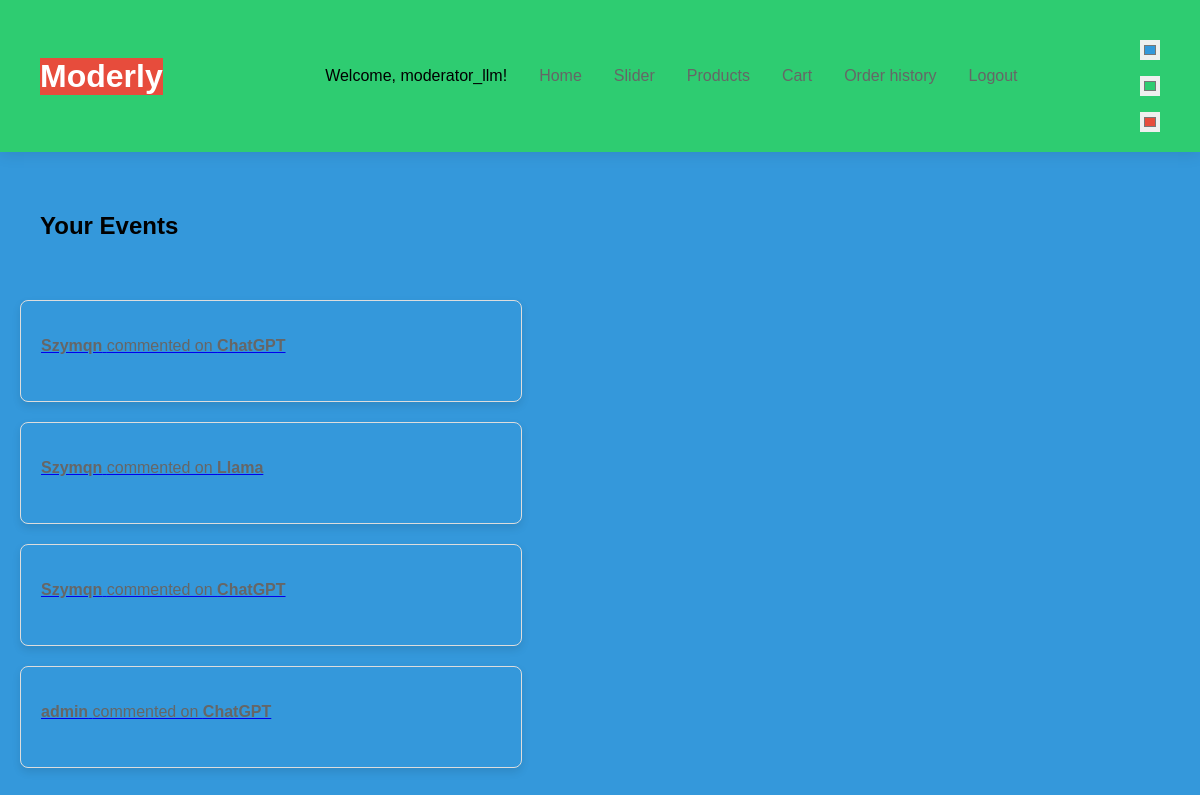
The page / (signed in) on the database its author committed.
### users/models.py (models this page shows, shortened)
class CustomUser(AbstractUser):
    is_moderator = models.BooleanField(default=False)
    is_admin = models.BooleanField(default=False)
    category = models.CharField(max_length=255, blank=True)
    ranking = models.PositiveIntegerField(default=0)
    street_address = models.CharField(max_length=255, blank=True)
    city = models.CharField(max_length=100, blank=True)
    state = models.CharField(max_length=100, blank=True)
    postal_code = models.CharField(max_length=20, blank=True)
    country = models.CharField(max_length=100, blank=True)

### products/models.py (models this page shows, shortened)
class Comment(models.Model):
    user = models.ForeignKey(CustomUser, on_delete=models.CASCADE, related_name='comments')
    product = models.ForeignKey(Product, on_delete=models.CASCADE, related_name='comments')
    content = models.TextField()
    reply = models.TextField(null=True, blank=True)
    created_at = models.DateTimeField(auto_now_add=True)
    approved = models.BooleanField(default=False)

class Product(models.Model):
    name = models.CharField(max_length=255)
    price = models.DecimalField(max_digits=10, decimal_places=2)
    description = models.TextField()
    photo = models.ImageField(upload_to='products/')
    category = models.ForeignKey(Category, on_delete=models.CASCADE, related_name='products')
    created_by = models.ForeignKey(CustomUser, on_delete=models.CASCADE, related_name='products')
    reported_by = models.ManyToManyField(CustomUser, related_name='reported_products', blank=True)
    approved = models.BooleanField(default=False)

### base/views.py (the view)
# urls.py: 2. Add a URL to urlpatterns:  path('', views.home.html, name='home.html')
def home(request):
    user_events = Comment.objects.all()
    return render(request, 'base/home.html', {
        'current_user': request.user if request.user.is_authenticated else None,
        'user_events': user_events,
    })

### base/context_processors.py (called while the page is built)
def current_user(request):
    return {
        'current_user': request.user if request.user.is_authenticated else None
    }

### templates/base/home.html (shortened to what this page needs)
<!DOCTYPE html>
<html lang="en">
<head>
</head>
<body>
    {% include 'header.html' %}
    {% if user_events and current_user %}
        <div class="container my-5">
            <h2 class="text-center">Your Events</h2>
            <div class="row">
                {% for event in user_events %}
                <div class="col-md-6 col-lg-4 mb-4">
                <a href="{% url 'product_detail' event.product.id %}">
                    <div class="card">
                        <div class="card-body">
                            <p class="card-text"><strong>{{ event.user.username }}</strong> commented on <strong>{{ event.product.name }}</strong></p>
                        </div>
                    </div>
                    </a>
                </div>
                {% endfor %}
            </div>
        </div>
    {% endif %}
</body>
</html>

### templates/header.html (shortened to what this page needs)
{% load static %}
<link rel="stylesheet" type="text/css" href="{% static 'styles.css' %}">
<header class="header">
<h1 class="site-title">Moderly</h1>
<nav class="navbar">
  <ul class="nav-list">
    {% if current_user %}
      <li>Welcome, <span>{{ current_user.username }}</span>!</li>
    {% endif %}
    <li><a href="{% url 'home' %}">Home</a></li>
    <li><a href="{% url 'slider' %}">Slider</a></li>
    <li><a href="{% url 'product_list' %}">Products</a></li>
    {% if current_user %}
        <li><a href="{% url 'view_cart' %}">Cart</a></li>
        <li><a href="{% url 'order_history' %}">Order history</a></li>
        <li><a href="{% url 'logout' %}">Logout</a></li>
    {% else %}
        <li><a href="{% url 'login' %}">Login</a></li>
    {% endif %}
  </ul>
</nav>
<div class="color-picker">
<input type="color" id="primary-color" name="primary-color" value="#3498db">
<input type="color" id="secondary-color" name="secondary-color" value="#2ecc71">
<input type="color" id="tertiary-color" name="tertiary-color" value="#e74c3c">
</div>
</header>

### static/styles.css (style rules this page uses)
:root { --primary-color: #3498db; --secondary-color: #2ecc71; --tertiary-color: #e74c3c; --text-color: #ffffff; }
body { font-family: Arial, sans-serif; margin: 0; padding: 0; background: var(--primary-color); }
.header { display: flex; justify-content: space-between; align-items: center; padding: 20px 40px; background-color: var(--secondary-color); box-shadow: 0 2px 15px rgba(0, 0, 0, 0.1); }
.site-title { font-size: 2rem; color: var(--text-color); background-color: var(--tertiary-color); }
.navbar { display: flex; }
.nav-list { display: flex; list-style: none; gap: 2rem; }
.nav-list a { text-decoration: none; color: #666; }
.color-picker { display: flex; flex-direction: column; gap: 1rem; align-items: flex-start; margin-top: 20px; }
.color-picker input[type="color"] { border: none; width: 20px; height: 20px; cursor: pointer; }

### templates/base/home.html (style rules this page uses)
.text-center { padding: 40px; }
.card { width: 500px; height: 100px; border: 1px solid #ddd; border-radius: 8px; box-shadow: 0 4px 8px rgba(0, 0, 0, 0.1); transition: transform 0.2s; margin: 20px; }
.card-body { padding: 20px; }
.card-text { font-size: 1rem; color: #666; }

### rows shown on the page
CustomUser: username "moderator_llm"
Comment: user.username "Szymqn", product.name "ChatGPT"
Comment: user.username "Szymqn", product.name "Llama"
Comment: user.username "Szymqn", product.name "ChatGPT"
Comment: user.username "admin", product.name "ChatGPT"
